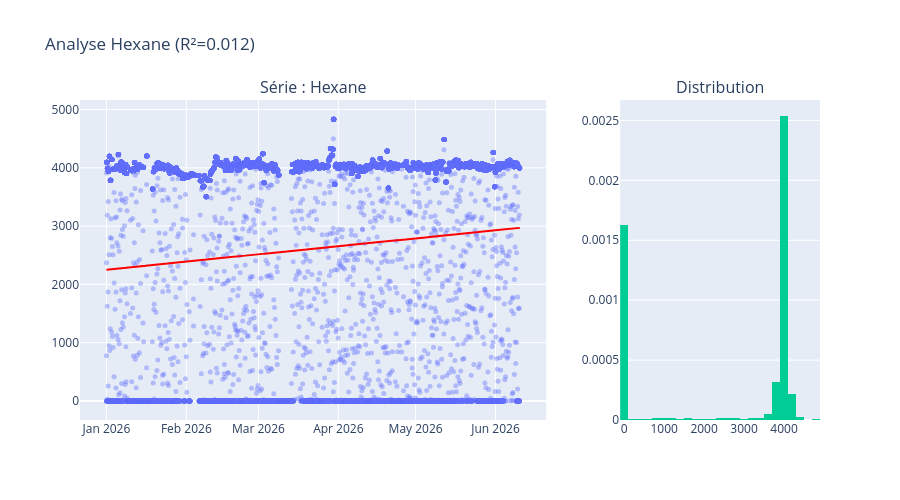

Source (notebook cell):
### Code cell
processor.plot_simple_tag('Hexane')

### Figure 1 — Plotly figure (JSON) as saved in the notebook; plotly's stock layout.template omitted (floating-point values rounded to 4 significant figures; data arrays with more than 128 entries replaced by an {"elided": "..."} marker saying what was removed)
{"data": [{"marker": {"opacity": 0.4, "size": 5}, "mode": "markers", "name": "Données", "type": "scatter", "x": {"elided": "23043 str values"}, "xaxis": "x", "y": {"elided": "23043 float values"}, "yaxis": "y"}, {"line": {"color": "red"}, "name": "Tendance", "type": "scatter", "x": {"elided": "23043 str values"}, "xaxis": "x", "y": {"elided": "23043 float values"}, "yaxis": "y"}, {"histnorm": "probability density", "nbinsx": 30, "type": "histogram", "x": {"elided": "23043 float values"}, "xaxis": "x2", "yaxis": "y2"}], "layout": {"annotations": [{"font": {"size": 16}, "showarrow": false, "text": "Série : Hexane", "x": 0.315, "xanchor": "center", "xref": "paper", "y": 1, "yanchor": "bottom", "yref": "paper"}, {"font": {"size": 16}, "showarrow": false, "text": "Distribution", "x": 0.865, "xanchor": "center", "xref": "paper", "y": 1, "yanchor": "bottom", "yref": "paper"}], "height": 500, "showlegend": false, "title": {"text": "Analyse Hexane (R²=0.012)"}, "xaxis": {"anchor": "y", "domain": [0, 0.63]}, "xaxis2": {"anchor": "y2", "domain": [0.73, 1]}, "yaxis": {"anchor": "x", "domain": [0, 1]}, "yaxis2": {"anchor": "x2", "domain": [0, 1]}}}
